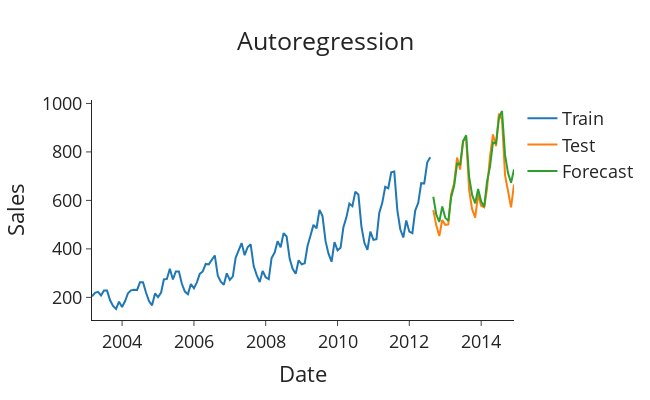

Source (notebook cell):
### Code cell
# Get forecasts and convert to actual passenger volumes
transformed_forecasts = list(model.forecast(steps=len(test)))
boxcox_forecasts = []
for idx in range(len(test)):
    if idx == 0:
        boxcox_forecast = transformed_forecasts[idx] + train['Number_Trucks_Sold_boxcox'].iloc[-1]
    else:
        boxcox_forecast = transformed_forecasts[idx] + boxcox_forecasts[idx-1]
        
    boxcox_forecasts.append(boxcox_forecast)

forecasts = inv_boxcox(boxcox_forecasts, lam)

def plot_forecasts(forecasts: list[float],title: str) -> None:
    '''Function tolplot the forecasts.'''''
    fig = go.Figure()
    fig.add_trace(go.Scatter(x=train['Month-Year'], y=train['Number_Trucks_Sold'], name='Train'))
    fig.add_trace(go.Scatter(x=test['Month-Year'], y=test['Number_Trucks_Sold'], name='Test'))
    fig.add_trace(go.Scatter(x=test['Month-Year'], y=forecasts, name='Forecast'))
    fig.update_layout(template="simple_white", font=dict(size=18), title_text=title,
    width=650, title_x=0.5, height=400, xaxis_title='Date', yaxis_title='Sales')

    return fig. show()

# Plot the forecasts
plot_forecasts(forecasts, 'Autoregression')
